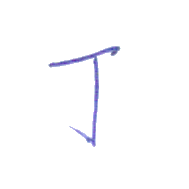
%> input picture 1/database/base_1_12_1.bmp, 189 x 189 px; its folder holds only this picture in this run
$ octave Points.m   (GNU Octave 9; MATLAB toolbox functions it lacks are replaced by stand-ins)
%> lines starting %> are read from the running program, lines starting %| are printed output that depends on the picture; in (x1, y1, x2, y2) boxes, pixels count from 0 and x2, y2 are one past the last pixel; in counts of white or black regions, pixels touching at a corner belong together; the program's own positions count from 1
% DataBase, TestCase

d = dir('../1/database/*.bmp');
path = '../1/database/';

k = numel(d);
DataBase = cell(1, k);

for i = 1 : k
  im = double(imread(strcat(path, d(i).name)));
  R = im(:, :, 1);
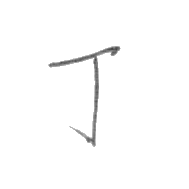
%> R: size 189x189 double; min 69, max 255, mean 252.3
  G = im(:, :, 2);
  B = im(:, :, 3);
  Y = 0.299 .* R + 0.587 .* G + 0.114 .* B;
  Y(Y > 220) = 255;
%> Y: size 189x189 double; min 77.72, max 255, mean 252.4; mean of the top-left, top-right, bottom-left and bottom-right quarters 252.1, 250.9, 253.5, 253.2
  DataBase{i} = double(Y);
end

% Edge

B = DataBase{1};
B(B == 255) = 0;    B(B > 0) = 1;
%> after `B(B == 255) = 0`:
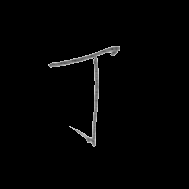
%> B: size 189x189 double; min 0, max 220, mean 3.7
%> after `B(B > 0) = 1`:
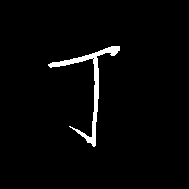
%> B: size 189x189 double; values 0 (black) and 1 (white), 2.5% white; 1 white region, box (x1, y1, x2, y2) and area: (48, 46, 120, 147) 876

NotEdge = conv2(B, [0 1 0; 1 1 1; 0 1 0], 'same');
NotEdge(NotEdge < 5) = 0;   NotEdge = NotEdge / 5;
%> after `NotEdge(NotEdge < 5) = 0`:
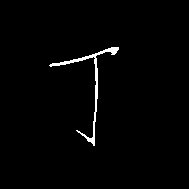
%> NotEdge: size 189x189 double; values 0 (black) and 5 (white), 1.4% white; 1 white region, box (x1, y1, x2, y2) and area: (49, 47, 119, 146) 510

Edge = B - NotEdge;
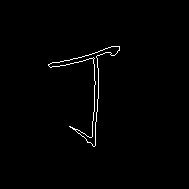
%> Edge: size 189x189 double; values 0 (black) and 1 (white), 1% white in thin lines or dots, all inside (x1, y1, x2, y2) = (48, 46, 120, 147)

figure; image(Edge * 255);
colormap(gray(256))

% Store the point clockwisely, Assume the number of regions < 10
% delete the region s.t. number of points < 30

cases = GenerateCases();
OrderList = cell(1, 10);
sumArea = 0;

points = sum(Edge, 'all');
%> points = 366
regionNum = 1;

while points > 0
    [row, col] = find(Edge);
    [Edge, Order, Area] = Trace(Edge, row(1), col(1), cases);

    figure; image(Edge * 255);
    colormap(gray(256))

    % if the region is too small, it will not provide useful information
    if Area > 30
        OrderList{regionNum} = Order;
        regionNum = regionNum + 1;
        sumArea = sumArea + Area;
    end

    points = sum(Edge, 'all');  % update
end
%> this loop made 1 pass
%> (startRow in Trace, startCol in Trace, points, Area, regionNum, sumArea) on pass 1: (65, 49, 0, 366, 2, 366)
%> after the loop, Order = 366 rows, first 12: [65 49; 65 50; 64 51; 64 52; 63 53; 63 54; 63 55; 63 56; 63 57; 63 58; 63 59; 63 60]; OrderList = 10 items

OrderList = OrderList(~cellfun('isempty',OrderList));   % remove empty cell
%> OrderList = 1 item

% classify points

TurnPoints = zeros(sumArea, 2);
EndPoints = zeros(sumArea, 2);
TurnPointIndex = 1; EndPointIndex = 1;
d = 15;

for i = 1:length(OrderList)
    n = length(OrderList{i});
    for j = 1:n
        if j > d && j <= n - d
            a1 = OrderList{i}(j,:);
            a2 = OrderList{i}(j-d,:);
            a3 = OrderList{i}(j+d,:);
            kind = ClassifyPoints(a1, a2, a3);
        elseif j <= d
            a1 = OrderList{i}(j,:);
            a2 = OrderList{i}(n - d + j,:);
            a3 = OrderList{i}(j+d,:);
            kind = ClassifyPoints(a1, a2, a3);
        else
            a1 = OrderList{i}(j,:);
            a2 = OrderList{i}(j-d,:);
            a3 = OrderList{i}(j - n + d,:);
            kind = ClassifyPoints(a1, a2, a3);
        end
        if kind == 1
            EndPoints(EndPointIndex, :) = OrderList{i}(j, :);
            EndPointIndex = EndPointIndex + 1;
        elseif kind == 2
            TurnPoints(TurnPointIndex, :) = OrderList{i}(j, :);
            TurnPointIndex = TurnPointIndex + 1;
        else
        end
    end
end
%> this loop made 1 pass
%> n on pass 1: 366
%> after the loop, EndPointIndex = 30; EndPoints = 366 rows, first 12: [65 49; 65 50; 62 62; 62 63; 47 120; 48 120; 49 120; 50 120; 51 120; 51 119; 130 75; 130 74]; TurnPointIndex = 120; TurnPoints = 366 rows, first 12: [64 51; 64 52; 63 53; 63 54; 63 55; 63 56; 63 57; 48 109; 48 110; 48 111; 47 112; 47 113]; a1 = [59 95]; a2 = [66 62]; a3 = [62 63]; kind = 1

TurnPoints( ~any(TurnPoints,2), : ) = [];  %delete all zero rows
EndPoints( ~any(EndPoints,2), : ) = [];  %delete all zero rows

B_Turn = zeros(size(Edge));
B_End = zeros(size(Edge));

for i = 1:TurnPointIndex - 1
    B_Turn(TurnPoints(i,1), TurnPoints(i,2)) = 1;
end
%> this loop made 119 passes
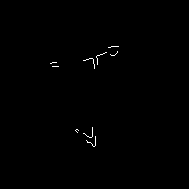
%> B_Turn: size 189x189 double; values 0 (black) and 1 (white), 0.33% white in thin lines or dots, all inside (x1, y1, x2, y2) = (50, 46, 119, 147)
for i = 1:EndPointIndex - 1
    B_End(EndPoints(i,1), EndPoints(i,2)) = 1;
end
%> this loop made 29 passes
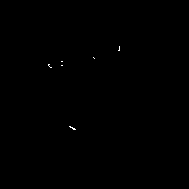
%> B_End: size 189x189 double; values 0 (black) and 1 (white), 0.08% white in thin lines or dots, all inside (x1, y1, x2, y2) = (48, 46, 120, 130)

figure; image(B_Turn * 255);
colormap(gray(256))
figure; image(B_End * 255);
colormap(gray(256))

% =============================== FUNCTIONS ==============================

function kind = ClassifyPoints(a1, a2, a3)
    v1 = a2 - a1;
    v2 = a3 - a1;
    theta = acos(sum(v1 .* v2)/sqrt(sum(v1.^2)*sum(v2.^2)));
    if theta <= pi/6
        kind = 1;
    elseif pi/6 < theta && theta < 5*pi/6
        kind = 2;
    else
        kind = 3;
    end
end


%           1(1) | 2(4) | 3(7)
%           8(2) | o(5) | 4(8)
%           7(3) | 6(6) | 5(9)
%      Indexing: [1 4 7 8 9 6 3 2]
function cases = GenerateCases()
    cases = cell(1, 7);
    cases{1} = [6 3 2 1 4 7 8 9];
    for i = 2 : 8
        a = cases{i - 1};
        cases{i} = [a(2:end) a(1)];
    end
end


function [newB, Order, Area] = Trace(B, row, col, cases)

    newB = B;
    startRow = row; startCol = col;

    points = sum(newB, 'all');
    Order = zeros(points, 2);   num = 1;
    Area = 0;
    currentCase = cases{4};

    while points > 0

        Order(num, 1) = row;
        Order(num, 2) = col;
        num = num + 1;
        newB(row, col) = 0;
        Area = Area + 1;

        window = newB(row - 1: row + 1, col - 1: col + 1);
        points = sum(window, 'all');

        % Trace Back
        if(points == 0)
            back = num - 1;
            while points == 0 && back > 1
                back = back - 1;
                row = Order(back, 1);
                col = Order(back, 2);
                window = newB(row - 1: row + 1, col - 1: col + 1);
                points = sum(window, 'all');
                if ((row == startRow && col == startCol))
                    break;
                end
            end
            currentCase = cases{4};
        end


        for i = 1 : 8
            if window(currentCase(i)) == 1
                [row, col, c] = Update(row, col, currentCase(i));
                currentCase = cases{c};
                break;
            end
        end

        if (row == startRow && col == startCol)
            break;
        end
    end

    Order( ~any(Order,2), : ) = [];  %delete all zero rows
end


%           1 | 4 | 7
%           2 | o | 8
%           3 | 6 | 9
function [newrow, newcol, c] = Update(row, col, currentcase)
    if currentcase == 1
        newrow = row - 1; newcol = col - 1; c = 1;
    elseif currentcase == 2
        newrow = row; newcol = col - 1; c = 8;
    elseif currentcase == 3
        newrow = row + 1; newcol = col - 1; c = 7;
    elseif currentcase == 4
        newrow = row - 1; newcol = col; c = 2;
    elseif currentcase == 6
        newrow = row + 1; newcol = col; c = 6;
    elseif currentcase == 7
        newrow = row - 1; newcol = col + 1; c = 3;
    elseif currentcase == 8
        newrow = row; newcol = col + 1; c = 4;
    else
        newrow = row + 1; newcol = col + 1; c = 5;
    end
end

$ run again, on 1/database/base_1_1_1.bmp
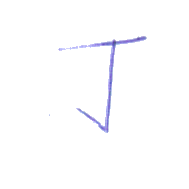
%> input picture 1/database/base_1_1_1.bmp, 189 x 189 px
%> `B(B > 0) = 1`:
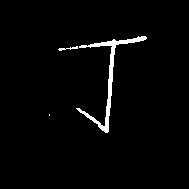
%> B: size 189x189 double; values 0 (black) and 1 (white), 2.2% white; 3 white regions (1 under 20 px), largest, box (x1, y1, x2, y2) and area: (76, 36, 147, 133) 746, (58, 46, 78, 51) 39
%> `Edge = B - NotEdge;`:
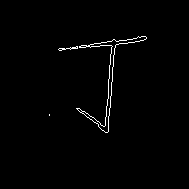
%> Edge: size 189x189 double; values 0 (black) and 1 (white), 1.1% white in thin lines or dots, all inside (x1, y1, x2, y2) = (49, 36, 147, 133)
%> `points = sum(Edge, 'all');`: points = 397
%> the loop `while points > 0` made 3 passes
%> (startRow in Trace, startCol in Trace, points, Area, regionNum, sumArea) on passes 2 to 3: (50, 59, 361, 34, 2, 34), (109, 77, 0, 361, 3, 395)
%> after the loop `while points > 0`: Order = 361 rows, first 12: [109 77; 109 78; 109 79; 109 80; 110 81; 111 82; 112 83; 112 84; 112 85; 113 86; 114 87; 114 88]; OrderList = 10 items
%> `OrderList = OrderList(~cellfun('isempty',OrderList));`: OrderList = 2 items
%> the loop `for i = 1:length(OrderList)` made 2 passes
%> n on passes 1 to 2: 34, 361
%> after the loop `for i = 1:length(OrderList)`: EndPointIndex = 65; EndPoints = 395 rows, first 12: [50 59; 49 60; 49 61; 49 62; 49 63; 49 64; 49 65; 50 66; 49 67; 49 72; 48 73; 48 74]; TurnPointIndex = 102; TurnPoints = 395 rows, first 12: [48 71; 50 71; 112 84; 112 85; 113 86; 114 88; 121 97; 122 98; 122 99; 123 100; 124 101; 125 101]; a1 = [110 78]; a2 = [121 93]; a3 = [117 91]; kind = 1
%> the loop `for i = 1:TurnPointIndex - 1` made 101 passes
%> the loop `for i = 1:EndPointIndex - 1` made 64 passes
